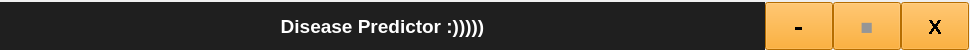
<?xml version="1.0" encoding="UTF-8"?>
<ui version="4.0">
 <class>Form</class>
 <widget class="QWidget" name="Form">
  <property name="geometry">
   <rect>
    <x>0</x>
    <y>0</y>
    <width>970</width>
    <height>50</height>
   </rect>
  </property>
  <property name="font">
   <font>
    <pointsize>14</pointsize>
    <weight>75</weight>
    <bold>true</bold>
   </font>
  </property>
  <property name="windowTitle">
   <string>Form</string>
  </property>
  <property name="layoutDirection">
   <enum>Qt::LeftToRight</enum>
  </property>
  <property name="styleSheet">
   <string notr="true"/>
  </property>
  <widget class="QWidget" name="horizontalLayoutWidget">
   <property name="geometry">
    <rect>
     <x>0</x>
     <y>0</y>
     <width>971</width>
     <height>51</height>
    </rect>
   </property>
   <layout class="QHBoxLayout" name="layout">
    <property name="spacing">
     <number>0</number>
    </property>
    <property name="sizeConstraint">
     <enum>QLayout::SetFixedSize</enum>
    </property>
    <property name="leftMargin">
     <number>0</number>
    </property>
    <property name="topMargin">
     <number>2</number>
    </property>
    <property name="rightMargin">
     <number>0</number>
    </property>
    <item>
     <widget class="QLabel" name="title">
      <property name="minimumSize">
       <size>
        <width>765</width>
        <height>48</height>
       </size>
      </property>
      <property name="maximumSize">
       <size>
        <width>970</width>
        <height>48</height>
       </size>
      </property>
      <property name="styleSheet">
       <string notr="true">background-color: rgb(31, 31, 31);
color: white;</string>
      </property>
      <property name="text">
       <string>Disease Predictor :)))))</string>
      </property>
      <property name="alignment">
       <set>Qt::AlignCenter</set>
      </property>
     </widget>
    </item>
    <item>
     <widget class="QPushButton" name="min_btn">
      <property name="maximumSize">
       <size>
        <width>68</width>
        <height>48</height>
       </size>
      </property>
      <property name="font">
       <font>
        <pointsize>20</pointsize>
        <weight>75</weight>
        <bold>true</bold>
        <stylestrategy>NoAntialias</stylestrategy>
       </font>
      </property>
      <property name="styleSheet">
       <string notr="true">background-color : rgb(255, 153, 0);
color : rgb(0, 0, 0);</string>
      </property>
      <property name="text">
       <string>-</string>
      </property>
     </widget>
    </item>
    <item>
     <widget class="QPushButton" name="max_btn">
      <property name="maximumSize">
       <size>
        <width>68</width>
        <height>48</height>
       </size>
      </property>
      <property name="font">
       <font>
        <pointsize>16</pointsize>
        <weight>75</weight>
        <bold>true</bold>
        <stylestrategy>PreferDefault</stylestrategy>
       </font>
      </property>
      <property name="styleSheet">
       <string notr="true">background-color : rgb(255, 153, 0);
color : rgb(150, 150, 150);</string>
      </property>
      <property name="text">
       <string>■</string>
      </property>
      <property name="autoDefault">
       <bool>false</bool>
      </property>
      <property name="default">
       <bool>false</bool>
      </property>
      <property name="flat">
       <bool>false</bool>
      </property>
     </widget>
    </item>
    <item>
     <widget class="QPushButton" name="close_btn">
      <property name="maximumSize">
       <size>
        <width>68</width>
        <height>48</height>
       </size>
      </property>
      <property name="font">
       <font>
        <pointsize>16</pointsize>
        <weight>75</weight>
        <bold>true</bold>
        <stylestrategy>NoAntialias</stylestrategy>
       </font>
      </property>
      <property name="styleSheet">
       <string notr="true">background-color : rgb(255, 153, 0);
color : rgb(0, 0, 0);</string>
      </property>
      <property name="text">
       <string>X</string>
      </property>
     </widget>
    </item>
   </layout>
  </widget>
 </widget>
 <resources/>
 <connections/>
</ui>
